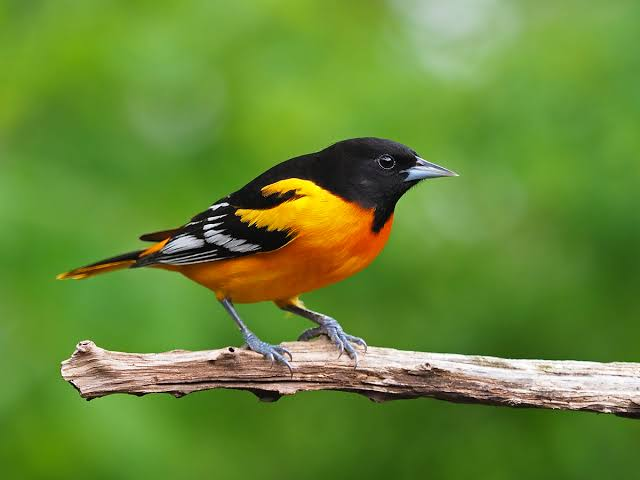
#> input picture bird.jpeg, 640 x 480 px, found by its file name
$ python kmeans_segmenter.py
#> lines starting #> are read from the running program, lines starting #| are printed output that depends on the picture
import numpy as np
import matplotlib.pyplot as plt
import cv2
from PIL import Image
import io

def initialize_centroids(data, K):
    """Randomly choose K data points as initial centroids."""
    indices = np.random.choice(data.shape[0], K, replace=False)
    return data[indices]

def compute_distances(data, centroids):
    """Compute the Euclidean distance between each data point and each centroid."""
    return np.linalg.norm(data[:, np.newaxis] - centroids, axis=2)

def update_centroids(data, labels, K):
    """Update centroids as the mean of the points assigned to each cluster."""
    new_centroids = np.zeros((K, data.shape[1]))
    for k in range(K):
        cluster_points = data[labels == k]
        if len(cluster_points) > 0:
            new_centroids[k] = np.mean(cluster_points, axis=0)
    return new_centroids

def kmeans_from_scratch(image, K=4, max_iters=100, tol=1e-4):
    """Apply K-means clustering from scratch to segment the image."""
    data = image.reshape((-1, 3)).astype(np.float32)

    centroids = initialize_centroids(data, K)

    for i in range(max_iters):
        distances = compute_distances(data, centroids)
        labels = np.argmin(distances, axis=1)

        new_centroids = update_centroids(data, labels, K)
        shift = np.linalg.norm(new_centroids - centroids)

        if shift < tol:
            break
        centroids = new_centroids

    segmented_data = centroids[labels].astype(np.uint8)
    segmented_image = segmented_data.reshape(image.shape)

    return segmented_image, labels.reshape(image.shape[:2]), centroids.astype(np.uint8)

def generate_kmeans_segmented_image(image_path, k=3):
    """Process image with K-means for Gradio app"""
#> called with k = 3
    image = Image.open(image_path)
#> image is the input picture: PIL image 640x480 RGB; mean R, G, B 103.1, 137.4, 53.3
    image_np = np.array(image)

    if len(image_np.shape) == 3:
        image_rgb = cv2.cvtColor(image_np, cv2.COLOR_RGB2BGR)
        image_rgb = cv2.cvtColor(image_rgb, cv2.COLOR_BGR2RGB)
    else:
        image_rgb = cv2.cvtColor(image_np, cv2.COLOR_GRAY2RGB)

    seg_img, labels, centers = kmeans_from_scratch(image_rgb, K=k)
#> in kmeans_from_scratch, `centroids = initialize_centroids(data, K)`: centroids = [[73, 129, 28], [93, 153, 55], [238, 234, 233]]
#> the loop in kmeans_from_scratch, `for i in range(max_iters):` made 13 passes
#> shift on passes 1 to 12: 63.46, 14.87, 6.92, 3.18, 1.77, 0.963, 0.534, 0.316, 0.107, 0.0465, 0.0242, 0.00193
#> in kmeans_from_scratch, `segmented_image = segmented_data.reshape(image.shape)`:
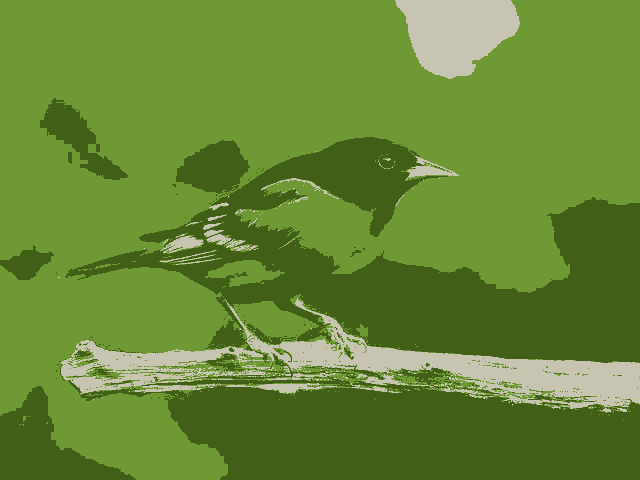
#> segmented_image: shape (480, 640, 3); mean R, G, B 102.5, 137, 52.9
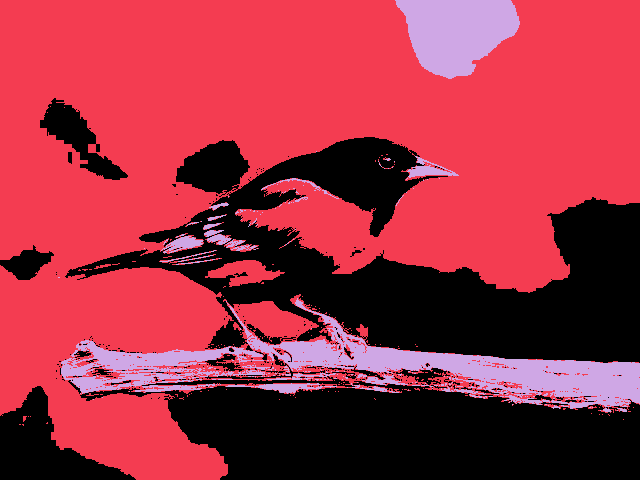
#> labels: shape (480, 640) int64; 3 distinct labels, from 0 to 2; one colour per label, 0 black
#> centers = [[66, 95, 24], [110, 153, 52], [199, 196, 177]]

    colors_image = np.zeros((50 * k, 100, 3), dtype=np.uint8)
    for i, color in enumerate(centers):
        colors_image[i*50:(i+1)*50, :] = color
#> this loop made 3 passes
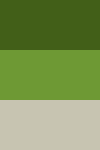
#> colors_image: shape (150, 100, 3); mean of channels 0, 1, 2 125, 148, 84.3; drawn as R, G, B

    fig, axes = plt.subplots(1, 3, figsize=(12, 4))

    axes[0].imshow(image_rgb)
    axes[0].set_title("Original Image")
    axes[0].axis('off')

    axes[1].imshow(seg_img)
    axes[1].set_title(f"K-Means (K={k})")
    axes[1].axis('off')

    axes[2].imshow(colors_image)
    axes[2].set_title("Cluster Colors")
    axes[2].axis('off')

    plt.tight_layout()

    buf = io.BytesIO()
    fig.savefig(buf, format='png')
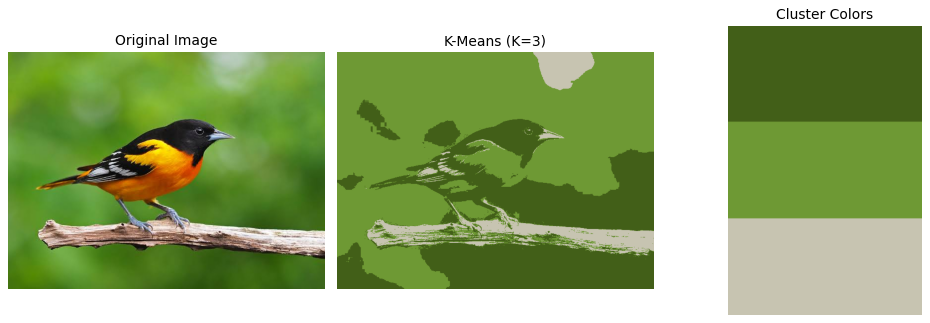
#> figure drawn by matplotlib, 3 panels
    buf.seek(0)
    comparison_image = Image.open(buf)
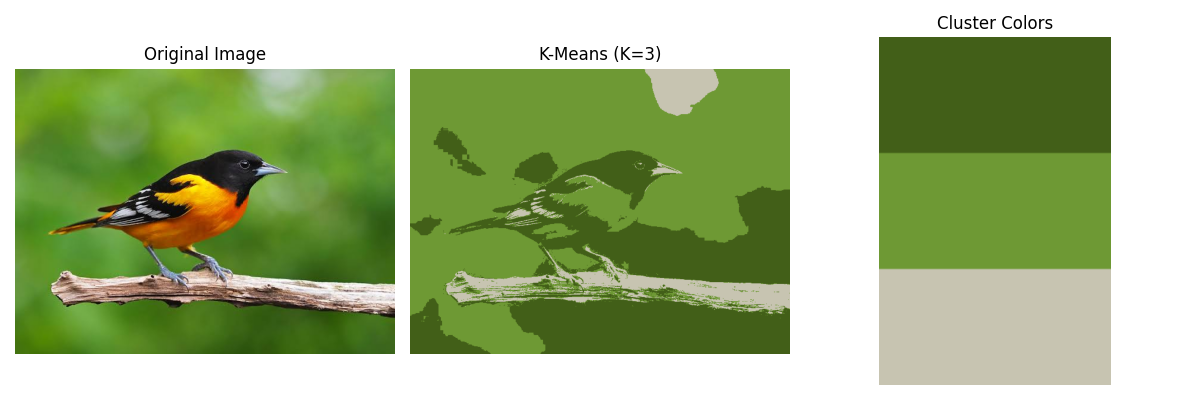
#> comparison_image: PIL image 1200x400 RGBA; mean R, G, B, A 163.6, 183, 134.4, 255
    plt.close(fig)

    return image, Image.fromarray(seg_img), comparison_image, f"K-Means clustering with K={k}"

if __name__ == "__main__":
    image_path = "/home/akshat/projects/CSL7360_Project/bird.jpeg"
    original, segmented, comparison, text = generate_kmeans_segmented_image(image_path, k=3)
#> text = 'K-Means clustering with K=3'

    # Save output images instead of displaying them
    segmented.save("kmeans_segmented.png")
    comparison.save("kmeans_comparison.png")
    print(text)
#| K-Means clustering with K=3
